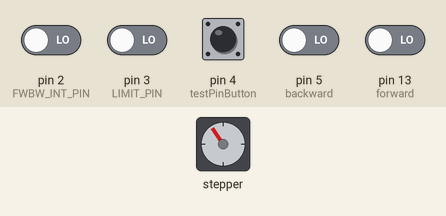
A sketch run on a simulated Arduino Uno, built with avr-gcc and run on an emulated ATmega328P. On the bench: stepper motor. Wiring (inferred from the names in the program): stepper motor driver (200 steps per turn assumed): step pin 10; direction pin 11. The test bench sets the inputs (shaded band); at power-on: pin 2 (FWBW_INT_PIN), pin 3 (LIMIT_PIN), pin 4 (testPinButton), pin 5 (backward), pin 13 (forward) LOW.

Above: at 1.2 s.
1.3 s: pin 2 (FWBW_INT_PIN) driven HIGH
At 1.65 s:
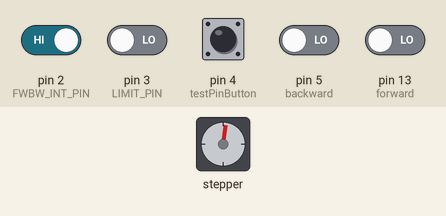
4.3 s: pin 3 (LIMIT_PIN) driven HIGH
At 4.3 s:
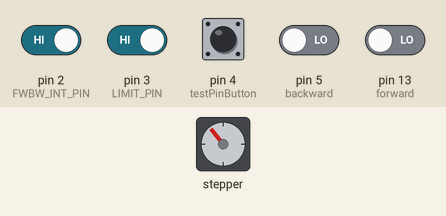
5.8 s: pin 5 (backward) driven HIGH
At 6.25 s:
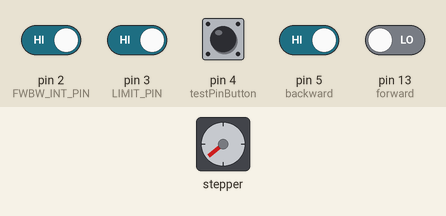
8.8 s: pin 4 (testPinButton) pulled HIGH for 0.15 s
11.9 s: pin 4 (testPinButton) pulled HIGH for 1 s
Timing chart, 0 to 16.9 s (numbered marks = the images above; inputs shaded):
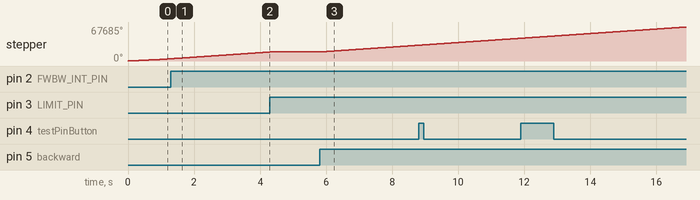

Measured:
- after the input at 4.3 s, stepper: stops changing and stays 17962°
- after the input at 5.8 s, stepper: keeps turning clockwise at about 4486°/s, starting at once

The sketch:

BareMinimum.ino
```cpp
////////////////////////////////////////////////////THIS CODE IS TEST CODE///////////////////////////////////////////////////////////


bool dir = true;
float vel;

float accel = 20;
bool should_stop = true;
bool mid_stop = false;

bool quick_stop = true;

float ts = 200; //target
float ss = 100; //stopping
float fs = 20; //starting

unsigned long int pulse =0;


//curent (A) at 1.5A
#define DIR_PIN 11
#define PUL_PIN 10
#define FWBW_INT_PIN 2
#define LIMIT_PIN 3
#define forward 13 //Change back to pin 4 for actual code
#define backward 5
#define FRONT_LIMIT 6
#define BACK_LIMIT 7
#define testPinButton 4

void setup() {
  vel = fs;

  Serial.begin(9600);
  pinMode(DIR_PIN, OUTPUT);
  pinMode(PUL_PIN, OUTPUT);
  pinMode(BACK_LIMIT, INPUT); //OUTPUT ONLY DURING TESTING
  pinMode(FRONT_LIMIT, INPUT);
  pinMode(forward, INPUT);
  pinMode(backward, INPUT);
  digitalWrite(DIR_PIN,HIGH);

  //initialize some variables

  //int len =  100;
  //float wheel = 12.6;


  // put your setup code here, to run once:
  TCCR1A = 0;// set entire TCCR1A register to 0
  TCCR1B = 0;// same for TCCR1B
  TCNT1  = 0;//initialize counter value to 0

   // set compare match register for 1hz increments
  OCR1A = 15624;// = (16*10^6) / (1*1024) - 1 (must be <65536)
  // turn on CTC mode
  TCCR1B |= (1 << WGM12);
  // Set CS10 and CS12 bits for 1024 prescaler
  TCCR1B |= (1 << CS12) | (1 << CS10);
  // enable timer compare interrupt
  TIMSK1 |= (1 << OCIE1A);

  //SETTING LIMIT SWITCHES AND FW/BW INTERRUPT PIN

  attachInterrupt(digitalPinToInterrupt(LIMIT_PIN), limit, RISING); //add a flag to prevent wierd errors
  attachInterrupt(digitalPinToInterrupt(FWBW_INT_PIN), dir2, RISING);
  //PULSE IN PIN 10, dir in pin 11

}

void loop() {
  //speed control
  if(vel == ts && accel > 0){
  noInterrupts(); //we don't want any acceleration anymore

}
else if (vel == ss && accel < 0){
  noInterrupts();

  if(quick_stop == true){ //we reach stopping speed early in the track

    delay(250); //stop the motor for a bit
    //switching directions
    if(dir == true){
      digitalWrite(DIR_PIN,LOW);
      dir = false;
    }
    else if(dir == false){
      digitalWrite(DIR_PIN,HIGH);
      dir = true;
      }

    }
  else if(mid_stop == true){  //if we reach ss in the middle of the track

    delay(250);

    if(dir == true){
      digitalWrite(DIR_PIN,LOW);
      dir = false;
    }
    else if(dir == false){
      digitalWrite(DIR_PIN,HIGH);
      dir = true;
      }

    accel = abs(accel);   //let's reach target speed again
    interrupts(); //allow for acceleration to occur
    }

}
  // actual speed code

  if(digitalRead(testPinButton) == HIGH){ //begin decline to ss. This code is only intended for testing, and MUST change later

    accel = -1*abs(accel);
    interrupts();
   }

  float delayTime = 1/vel;
  digitalWrite(PUL_PIN, HIGH);
  delayMicroseconds(delayTime*10000);
  ++pulse;
  digitalWrite(PUL_PIN, LOW);
  delayMicroseconds(delayTime*10000);
  ++pulse;

}

void dir2(){

  noInterrupts(); //we need to shut off the acceleration timer here.

  if(digitalRead(forward) == HIGH){  //when forward button is pressed

    if(digitalRead(BACK_LIMIT) == HIGH){ //we are at 100 % and are need to start moving in the other direction
     vel = fs; //vel is equal to appropiate starting speed
     accel = abs(accel); //make sure the acceleration is positive, so that we can increase speed
     digitalWrite(DIR_PIN,HIGH); //switch direction to forward
     dir = true;
     interrupts();
     return;
    }
    else if(vel < ts && accel < 0 && dir == false){ //we are in 80-100% endzone, we were moving towards 100%. Now we are moving from somewhere in 80-100% to 0%

      should_stop = false; //we need to continue decelerating to 100%, then start moving towards the 0%
      interrupts();
      return;

      }
    else if(vel < ts && accel > 0 && dir == false){ //the motor is in 0-20% region, we were approaching target speed (towards 100%). Now the direction must be changed so the motor moves towards 0%

      accel = -abs(accel); //this will bring the motor speed down to stopping speed;
      quick_stop = true;
      interrupts();
      return;

      }
    else if(vel == ts && dir == false){ // we are at target speed
        accel = -abs(accel);
        mid_stop = true;
        interrupts();
        return;
        }

    }
  else if (digitalRead(backward) == HIGH){

     if(digitalRead(FRONT_LIMIT) == HIGH){ //we are at 0%
      vel = fs;
      accel = abs(accel);
      digitalWrite(DIR_PIN,LOW);
      dir = false;
      interrupts();
      return;

    }
    else if(vel < ts && accel < 0 && dir == true){ //we are in 0-20% endzone, we were moving towards 0%. Now we want to move from somewhere in 0-20% to 100%

      should_stop = false; //we need to continue decelerating to 0%, then start moving towards the 100%
      return;

      }

    }
    else if(vel < ts && accel > 0 && dir == true){ //the motor is in 80-100% region, we were approaching target speed (towards 0%). Now the direction must be changed so the motor moves towards 100%

      accel = -abs(accel); //this will bring the motor speed down to stopping speed;
      quick_stop = true;
      interrupts();
      return;

    }
    else if(vel == ts && dir == false){ //target speed
        accel = -abs(accel);
        mid_stop = true;
        interrupts();
        return;
    }


 }

ISR(TIMER1_COMPA_vect){  //eveytime the acceleration interupt is fired, this ISR is pursued
   //interrupt commands here
  if((accel < 0 && vel > ss) || accel > 0){
    vel += accel;
    }

}

void limit(){
  if(should_stop == true){
    while(digitalRead(forward) == LOW && digitalRead(backward) == LOW){} //stop the motor
    }
  else{//go the otherway
    dir2(); //switch the direction

    }
    pulse =0;
  }
```
